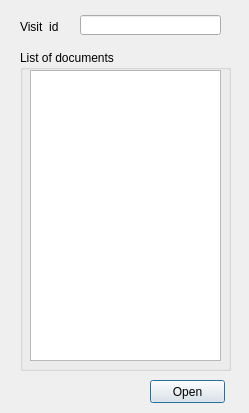
<?xml version="1.0" encoding="UTF-8"?>
<ui version="4.0">
 <class>load_profiles</class>
 <widget class="QDialog" name="load_profiles">
  <property name="geometry">
   <rect>
    <x>0</x>
    <y>0</y>
    <width>249</width>
    <height>413</height>
   </rect>
  </property>
  <property name="windowTitle">
   <string>Load documents</string>
  </property>
  <widget class="QPushButton" name="btn_open">
   <property name="geometry">
    <rect>
     <x>150</x>
     <y>380</y>
     <width>75</width>
     <height>23</height>
    </rect>
   </property>
   <property name="text">
    <string>Open</string>
   </property>
  </widget>
  <widget class="QGroupBox" name="groupBox_2">
   <property name="geometry">
    <rect>
     <x>20</x>
     <y>50</y>
     <width>211</width>
     <height>321</height>
    </rect>
   </property>
   <property name="title">
    <string>List of documents</string>
   </property>
   <widget class="QListWidget" name="tbl_list_doc">
    <property name="geometry">
     <rect>
      <x>10</x>
      <y>20</y>
      <width>191</width>
      <height>291</height>
     </rect>
    </property>
   </widget>
  </widget>
  <widget class="QLineEdit" name="visit_id">
   <property name="geometry">
    <rect>
     <x>80</x>
     <y>15</y>
     <width>141</width>
     <height>20</height>
    </rect>
   </property>
  </widget>
  <widget class="QLabel" name="label">
   <property name="geometry">
    <rect>
     <x>20</x>
     <y>20</y>
     <width>47</width>
     <height>13</height>
    </rect>
   </property>
   <property name="text">
    <string>Visit_id</string>
   </property>
  </widget>
 </widget>
 <resources/>
 <connections/>
</ui>
